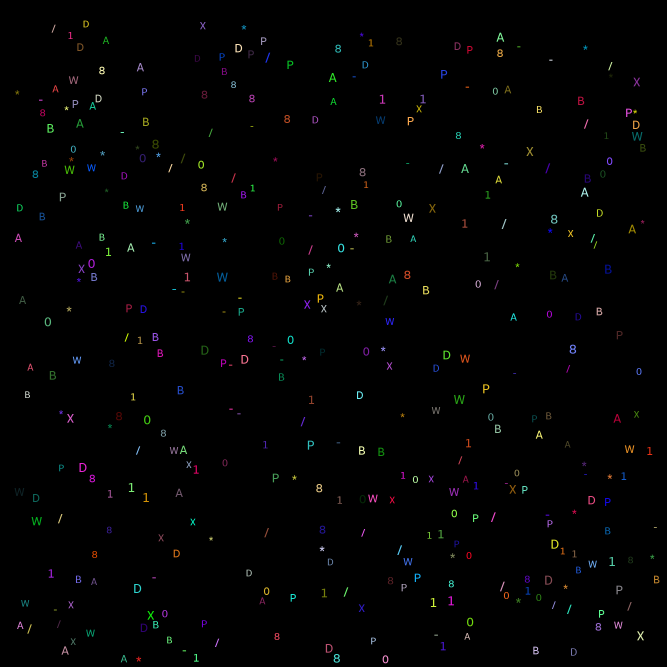
#> input picture symb_dict/symbols.png, 2000 x 2000 px (shown at 1/3 size)
$ python symb_dict.py
#> lines starting #> are read from the running program, lines starting #| are printed output that depends on the picture; after the words box and inside, x2 and y2 are one past the last pixel; in counts of white or black regions, pixels touching at a corner belong together
import numpy as np
import matplotlib.pyplot as plt
from skimage.measure import label, regionprops

def lakes_and_bays(image):
  b=~image
  lb=label(b)
  regs=regionprops(lb)
  count_lakes=0
  count_bays=0
  for reg in regs:
    on_bound=False
    for y,x in reg.coords:
      if y==0 or x==0 or y==image.shape[0]-1 or x==image.shape[1]-1:
        on_bound=True
        break
    if not on_bound:
      count_lakes+=1
    else:
      count_bays+=1
  return(count_lakes, count_bays)

def filling_factor(region):
  return np.sum(region.image)/region.image.size

def has_vline(region):
  lines=np.sum(region.image, 0)//region.image.shape[0]
  return(1 in lines)

def recognize(region):
  if(np.all(region.image)):
    return('-')
  cl, cb=lakes_and_bays(region.image)
  if(cl==2):
    if(has_vline(region)):
      return('B')
    else:
      return('8')
  if cl==1:
    if cb==3:
        return 'A'
    else:
      if(cb==2):
        cy=region.image.shape[0]//2
        cx=region.image.shape[1]//2
        if(region.image[cy,cx]>0):
          return 'P'
        else:
          return 'D'
      else:
        return '0'
  if cl==0:
      if(has_vline(region)):
        return '1'
      if(cb==2):
        return '/'
      cut_cl, cut_cb=lakes_and_bays(region.image[2:-2,2:-2])
      if cut_cb==4:
        return 'X'
      if cut_cb==5:
        cy=region.image.shape[0]//2
        cx=region.image.shape[1]//2
        if(region.image[cy,cx]>0):
          return '*'
        return 'W'
  return None


image=plt.imread('symbols.png')
#> image is the input picture: shape (2000, 2000, 3) float32; mean R, G, B 0.00722, 0.00727, 0.00733
binary=np.sum(image,2)
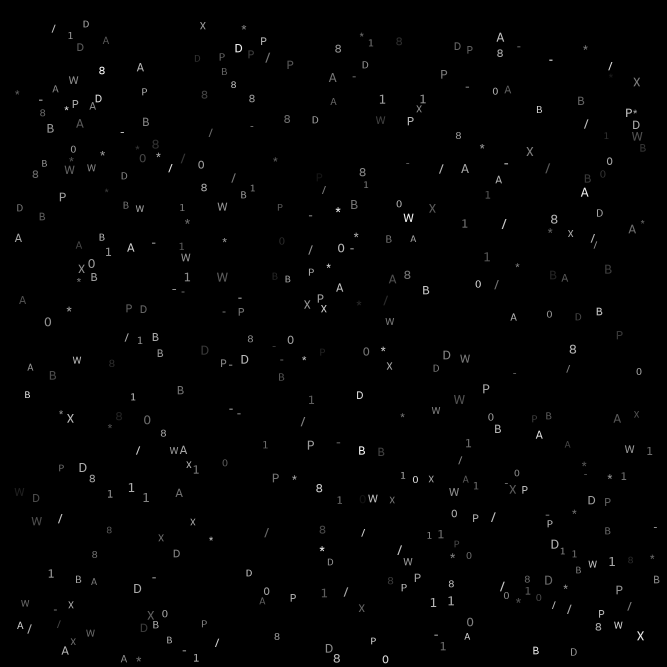
#> binary: shape (2000, 2000) float32 (shown at 1/3 size); min 0, max 2.74, mean 0.0218; drawn with min black and max white
binary[binary>0]=1
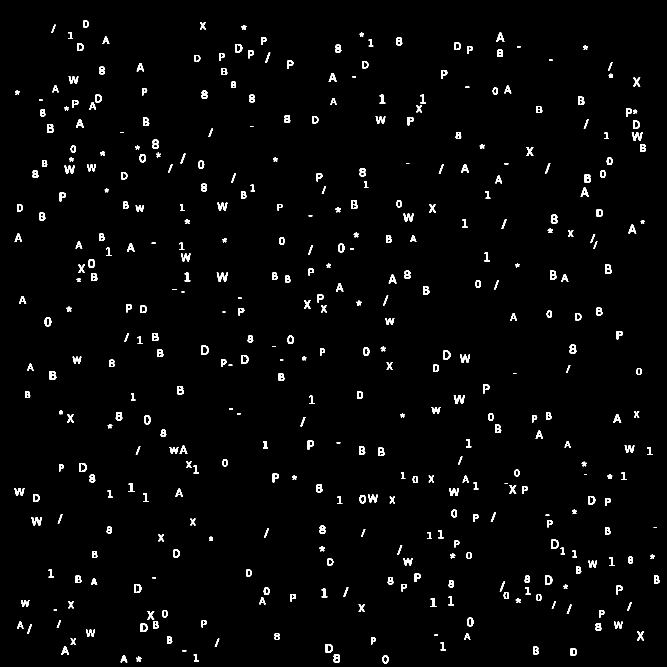
#> binary: shape (2000, 2000) float32 (shown at 1/3 size); values 0 (black) and 1 (white), 2% white; 400 white regions (2 under 20 px)

labeled=label(binary)
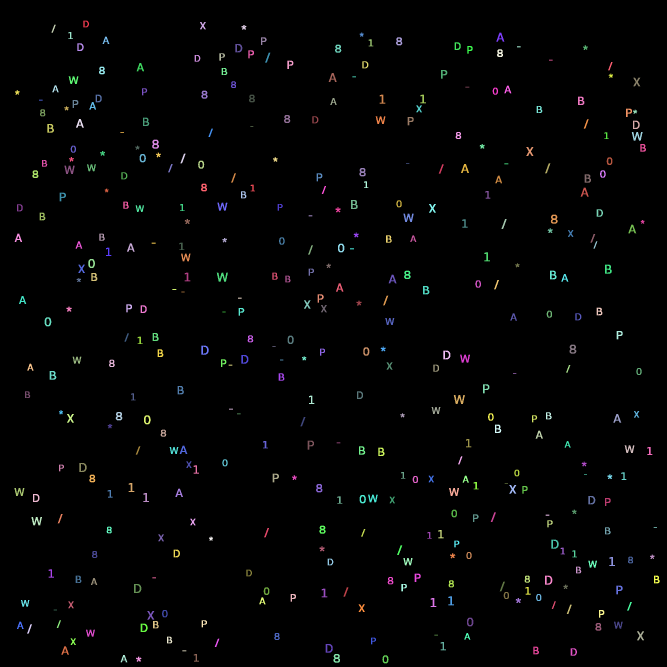
#> labeled: shape (2000, 2000) int64 (shown at 1/3 size); 401 distinct labels, from 0 to 400; one colour per label, 0 black
print(np.max(labeled))
#| 400

regions=regionprops(labeled)
#> regions = 400 regions; largest, box (x1, y1, x2, y2) and area: (650, 818, 684, 845) 457, (1361, 1185, 1395, 1212) 457, (1895, 396, 1928, 422) 424, (94, 1551, 126, 1576) 404, (193, 497, 224, 522) 399

d={None:0}
for region in regions:
  symbol=recognize(region)
  if symbol is not None:
    labeled[np.where(labeled==region.label)]=0
  else:
    print(filling_factor(region))
  if(symbol not in d):
    d[symbol]=0
  d[symbol]+=1
#> this loop made 400 passes
#> (cl in recognize, cb in recognize, symbol) on passes 7, 8, 10: (1, 3, 'A'), (1, 3, 'A'), (2, 4, 'B')
#> labeled: shape (2000, 2000) int64; every value is 0
#> after the loop, d = 13 items
print(d)
#| {None: 0, 'D': 31, 'X': 23, '/': 35, '*': 39, '1': 42, 'A': 35, 'P': 37, 'B': 61, '-': 31, 'W': 26, '0': 30, '8': 10}
print((1.-d[None]/sum(d.values()))*100)
#| 100.0
print(sum(d.values()))
#| 400
